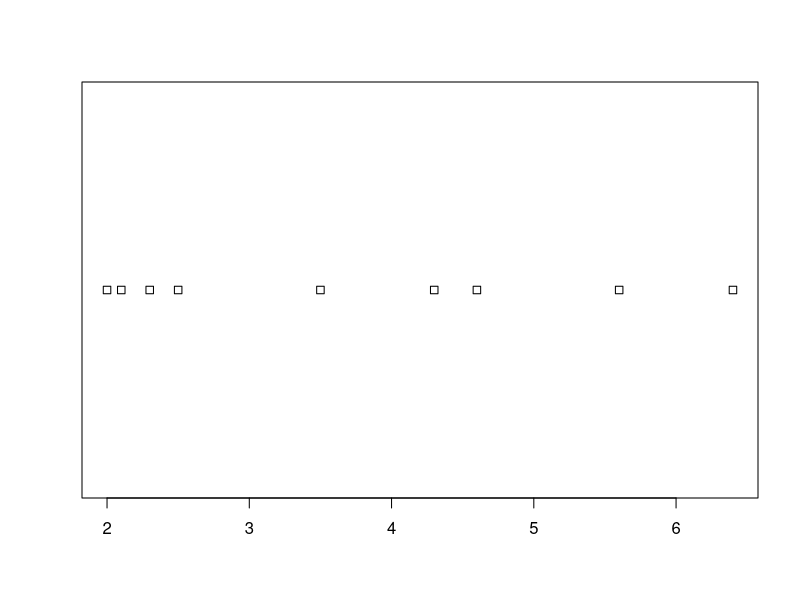
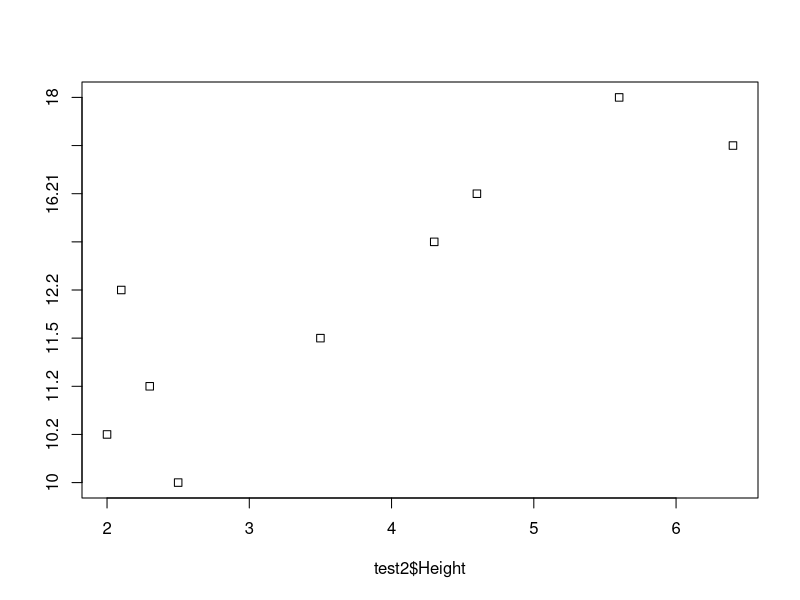
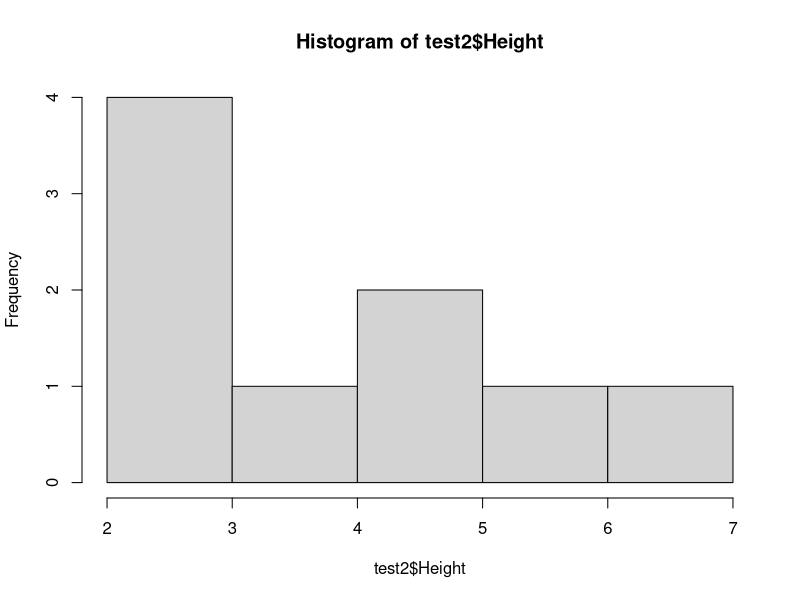
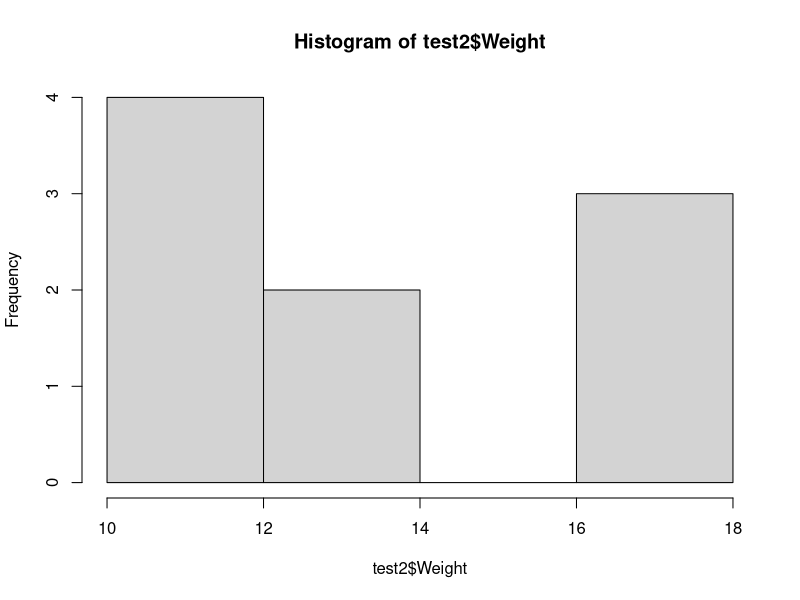
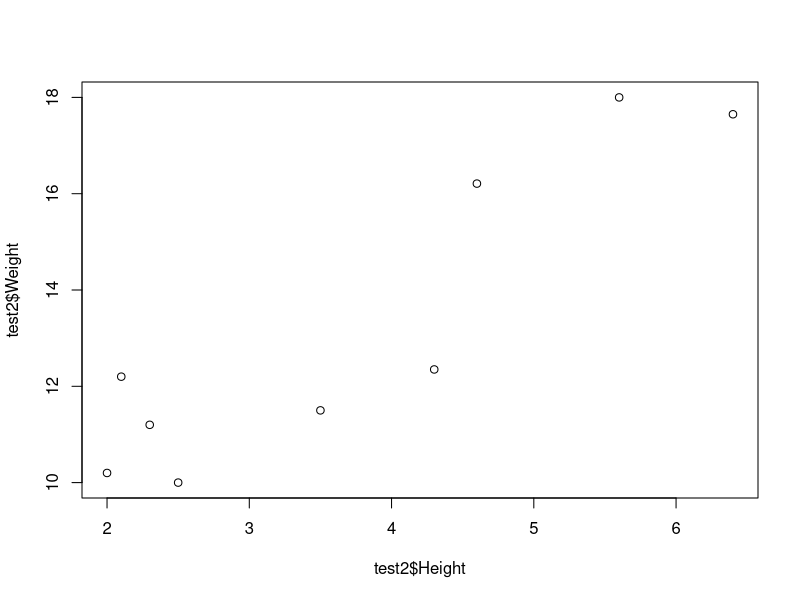
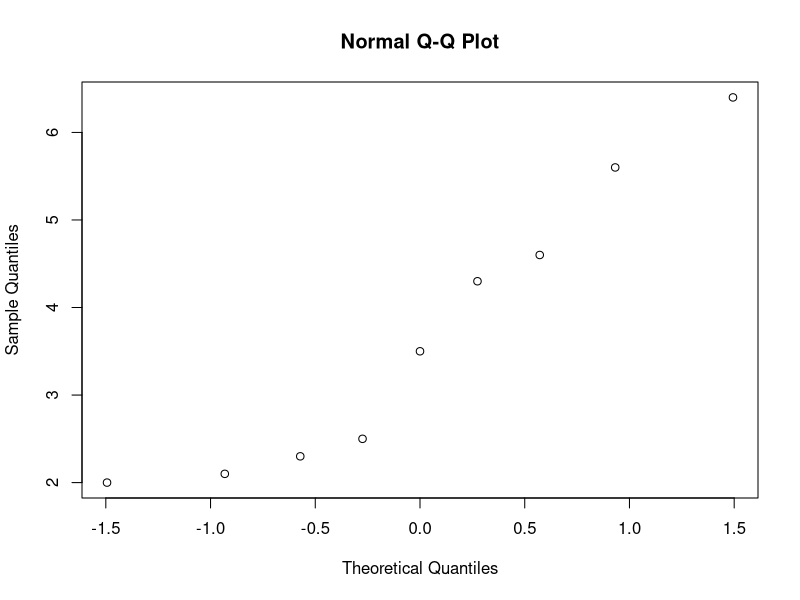
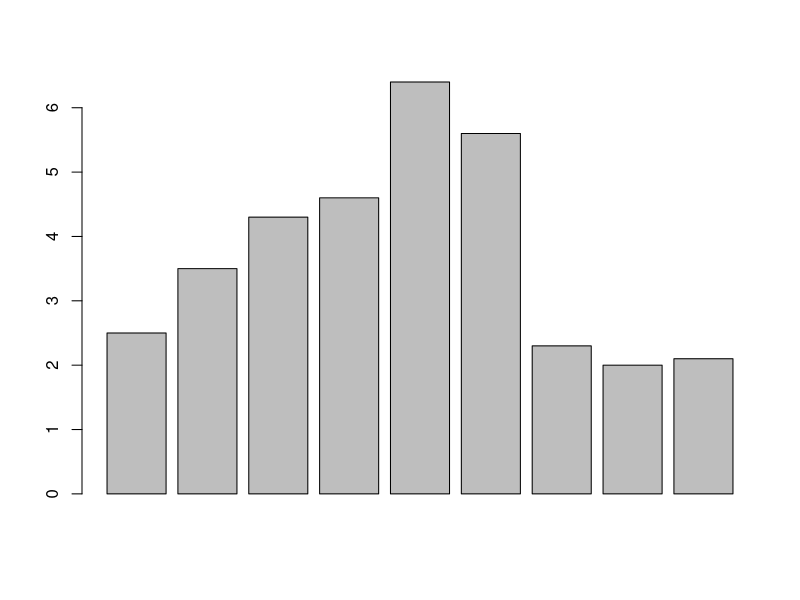
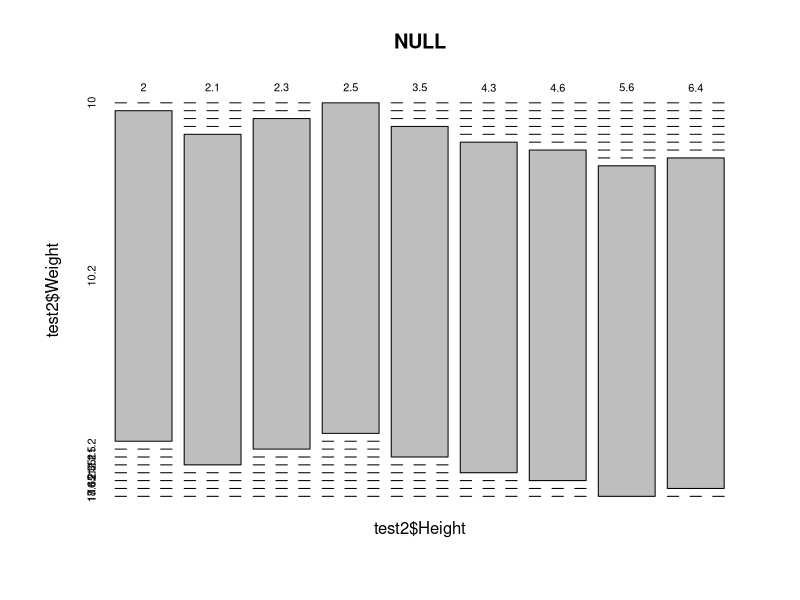

Source code (R) for these figures, in order:
library(readxl)
test2 <- read_excel("test1.xlsx", sheet = "Sheet1", 
                    col_types = c("text", "numeric", "numeric"))
View(test2) 

#strip chart

stripchart(test2$Height)
stripchart(test2$Height ~ test2$Weight)

# Histogram
hist(test2$Height)
hist(test2$Weight)

# plot 
plot(test2$Height,test2$Weight)

# QQ Norm
qqnorm(test2$Height)

# Bar Plot 

barplot(test2$Height)


# Mosaic plot
mosaicplot(~test2$Height+test2$Weight)

